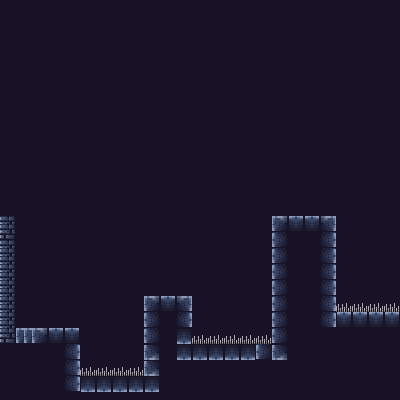

A level layout from a 2D game, rendered from its tile map. Below: a short description, then the map file with tile-grid data replaced by summaries:
An orthogonal 50x50 tile map with 8x8 px tiles, 2 tile layers (background, graphics).

<map version="1.10" tiledversion="1.10.2" orientation="orthogonal" renderorder="right-down" width="50" height="50" tilewidth="8" tileheight="8" infinite="0" nextlayerid="4" nextobjectid="29">
 <tileset firstgid="1" source="yeah.tsx" />
 <layer id="3" name="background" width="50" height="50">
  <data>[2500 cells, 2500 non-empty, 1 distinct tile ids]</data>
 </layer>
 <layer id="1" name="graphics" width="50" height="50">
  <data>[2500 cells, 83 non-empty, 10 distinct tile ids]</data>
 </layer>
 <objectgroup id="2" name="ground" />
</map>
